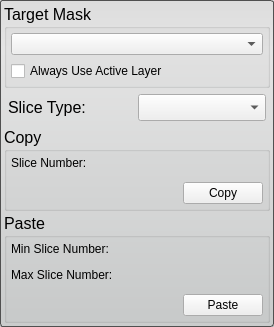
<?xml version="1.0" encoding="UTF-8"?>
<ui version="4.0">
 <class>ClipboardToolInterface</class>
 <widget class="QWidget" name="ClipboardToolInterface">
  <property name="geometry">
   <rect>
    <x>0</x>
    <y>0</y>
    <width>274</width>
    <height>318</height>
   </rect>
  </property>
  <property name="font">
   <font>
    <pointsize>12</pointsize>
   </font>
  </property>
  <property name="windowTitle">
   <string>Clipboard Tool</string>
  </property>
  <property name="styleSheet">
   <string notr="true">QWidget#ClipboardToolInterface{
	border-radius: 3px;
	border: 1px solid rgb(80, 80,80);
	background-color: qlineargradient(spread:pad, x1:0.5, y1:0, x2:0.5, y2:0.960227, stop:0 rgba(221, 221, 221, 255), stop:0.155779 rgba(228, 228, 228, 255), stop:1 rgba(202, 204, 204, 255));      
}</string>
  </property>
  <layout class="QVBoxLayout" name="verticalLayout_2">
   <property name="spacing">
    <number>2</number>
   </property>
   <property name="margin">
    <number>4</number>
   </property>
   <item>
    <widget class="QGroupBox" name="target_groupbox_">
     <property name="title">
      <string>Target Mask</string>
     </property>
     <layout class="QVBoxLayout" name="verticalLayout_4">
      <property name="margin">
       <number>4</number>
      </property>
      <item>
       <widget class="QComboBox" name="target_mask_">
        <property name="sizePolicy">
         <sizepolicy hsizetype="Ignored" vsizetype="Fixed">
          <horstretch>0</horstretch>
          <verstretch>0</verstretch>
         </sizepolicy>
        </property>
       </widget>
      </item>
      <item>
       <widget class="QCheckBox" name="use_active_layer_">
        <property name="sizePolicy">
         <sizepolicy hsizetype="Preferred" vsizetype="Fixed">
          <horstretch>0</horstretch>
          <verstretch>0</verstretch>
         </sizepolicy>
        </property>
        <property name="text">
         <string>Always Use Active Layer</string>
        </property>
       </widget>
      </item>
     </layout>
    </widget>
   </item>
   <item>
    <layout class="QHBoxLayout" name="horizontalLayout">
     <property name="margin">
      <number>4</number>
     </property>
     <item>
      <widget class="QLabel" name="label">
       <property name="text">
        <string>Slice Type:</string>
       </property>
      </widget>
     </item>
     <item>
      <widget class="QComboBox" name="slice_type_"/>
     </item>
    </layout>
   </item>
   <item>
    <widget class="QGroupBox" name="copy_groupbox_">
     <property name="title">
      <string>Copy</string>
     </property>
     <layout class="QVBoxLayout" name="verticalLayout_5">
      <property name="margin">
       <number>4</number>
      </property>
      <item>
       <widget class="QLabel" name="label_2">
        <property name="text">
         <string>Slice Number:</string>
        </property>
       </widget>
      </item>
      <item>
       <widget class="QtUtils::QtSliderIntCombo" name="copy_slice_number_" native="true"/>
      </item>
      <item>
       <layout class="QHBoxLayout" name="horizontalLayout_3">
        <item>
         <spacer name="horizontalSpacer">
          <property name="orientation">
           <enum>Qt::Horizontal</enum>
          </property>
          <property name="sizeHint" stdset="0">
           <size>
            <width>40</width>
            <height>20</height>
           </size>
          </property>
         </spacer>
        </item>
        <item>
         <widget class="QPushButton" name="copy_button_">
          <property name="text">
           <string>Copy</string>
          </property>
         </widget>
        </item>
       </layout>
      </item>
     </layout>
    </widget>
   </item>
   <item>
    <widget class="QGroupBox" name="paste_groupbox_">
     <property name="sizePolicy">
      <sizepolicy hsizetype="Preferred" vsizetype="Preferred">
       <horstretch>0</horstretch>
       <verstretch>0</verstretch>
      </sizepolicy>
     </property>
     <property name="maximumSize">
      <size>
       <width>16777215</width>
       <height>250</height>
      </size>
     </property>
     <property name="title">
      <string>Paste</string>
     </property>
     <property name="flat">
      <bool>false</bool>
     </property>
     <layout class="QVBoxLayout" name="verticalLayout_3">
      <property name="margin">
       <number>4</number>
      </property>
      <item>
       <widget class="QLabel" name="label_3">
        <property name="text">
         <string>Min Slice Number:</string>
        </property>
       </widget>
      </item>
      <item>
       <widget class="QtUtils::QtSliderIntCombo" name="paste_slice_number_min_" native="true"/>
      </item>
      <item>
       <widget class="QLabel" name="label_4">
        <property name="text">
         <string>Max Slice Number:</string>
        </property>
       </widget>
      </item>
      <item>
       <widget class="QtUtils::QtSliderIntCombo" name="paste_slice_number_max_" native="true"/>
      </item>
      <item>
       <layout class="QHBoxLayout" name="horizontalLayout_4">
        <item>
         <spacer name="horizontalSpacer_2">
          <property name="orientation">
           <enum>Qt::Horizontal</enum>
          </property>
          <property name="sizeHint" stdset="0">
           <size>
            <width>40</width>
            <height>20</height>
           </size>
          </property>
         </spacer>
        </item>
        <item>
         <widget class="QPushButton" name="paste_button_">
          <property name="text">
           <string>Paste</string>
          </property>
         </widget>
        </item>
       </layout>
      </item>
     </layout>
    </widget>
   </item>
  </layout>
 </widget>
 <customwidgets>
  <customwidget>
   <class>QtUtils::QtSliderIntCombo</class>
   <extends>QWidget</extends>
   <header location="global">QtUtils/Widgets/QtSliderIntCombo.h</header>
   <container>1</container>
  </customwidget>
 </customwidgets>
 <resources/>
 <connections/>
</ui>
